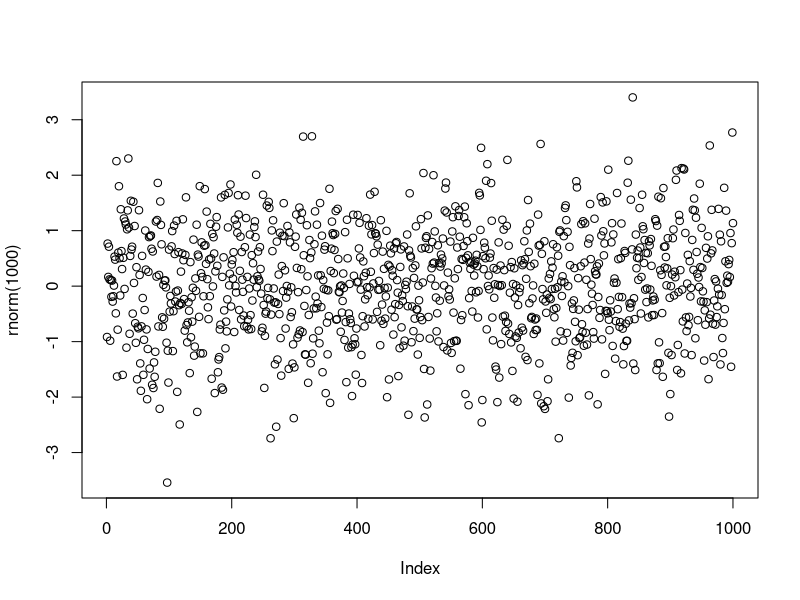

This chart was generated by the following R code:
## ---- chunk 1
plot(rnorm(1000))
